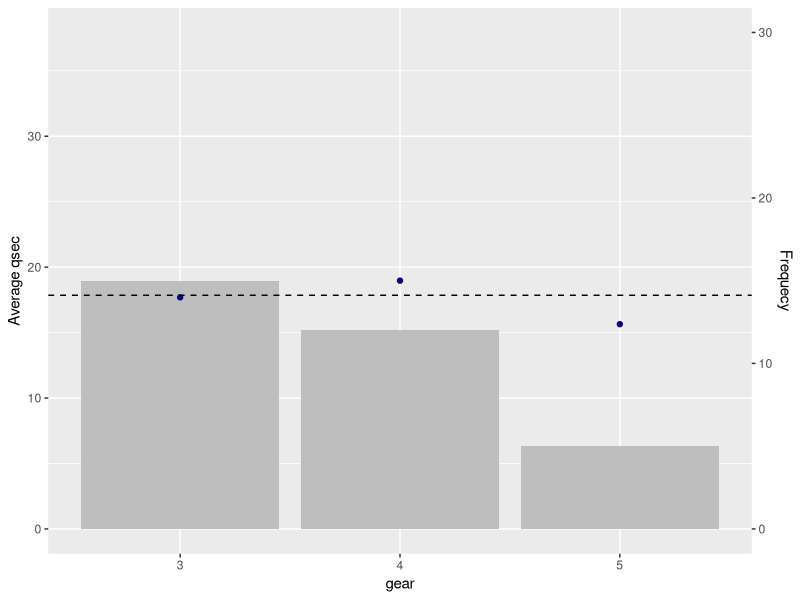

R code for this plot:
## ---- chunk 1
knitr::opts_chunk$set(echo = TRUE)
library(ggplot2)
library(dplyr)
## ---- chunk 2

plot_freq_univariate <- function(data, endogenous, exogenous){
  
  
  data_mean <- data %>% pull({{endogenous}}) %>% mean()
  
  summary_table <- select(data, {{endogenous}}, {{exogenous}}) %>% 
    group_by({{exogenous}}) %>% 
    summarise(n = n(), avg = mean({{endogenous}}))
  max_endo <- summary_table %>% pull(avg) %>% max()
  max_exog <- summary_table %>% pull(n) %>% max()
  coeff <- (max_endo/max_exog)
  colname <- paste('Average', data %>% select({{endogenous}}) %>% colnames())
  
  summary_table %>% 
    ggplot() +
    geom_col(aes(x = {{exogenous}}, y = n*coeff ), fill = "gray") +  
    geom_point(aes(x = {{exogenous}}, y= avg), color ="navyblue") + 
    geom_hline(yintercept = data_mean, linetype = 2L) +
    scale_y_continuous(name = colname, limits = c(0, max_endo*2),
    sec.axis = sec_axis(~.*(1/coeff), name = "Frequecy"))}

## ---- chunk 3
df <- mtcars
df$gear <- as.factor(df$gear)
plot_freq_univariate(df, qsec, gear)

